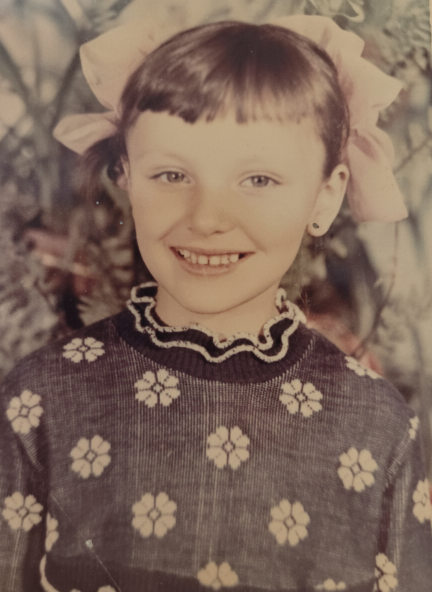
#> input picture benchmarks/image_edit_2026-04-26/gemini-2.5-flash-image/T1_extend.png, 864 x 1184 px, found by its file name (shown at 1/2 size)
$ python generate_strips.py ../../benchmarks/image_edit_2026-04-26/gemini-2.5-flash-image/T1_extend.png
#> lines starting #> are read from the running program, lines starting #| are printed output that depends on the picture
#> in main, img is the input picture: PIL image 864x1184 RGB; mean R, G, B 126.9, 104.3, 90.9
#!/usr/bin/env python3
"""Generate left/right edge strips from a portrait image for strip-based outpainting.

Usage:
    python generate_strips.py <filename>
"""
import os
import sys
from PIL import Image, ImageOps

SCRIPT_DIR = os.path.dirname(os.path.abspath(__file__))
ROOT_DIR = os.path.abspath(os.path.join(SCRIPT_DIR, "..", ".."))
SRC_DIR = ROOT_DIR
STRIPS_DIR = os.path.join(ROOT_DIR, "strips")

TARGET_W, TARGET_H = 4032, 3024
STRIP_WIDTH = 300
JPEG_QUALITY = 95

ROTATION_OVERRIDES = {
    "20260220_183711.jpg": 90,
}


def fit_image(img):
    iw, ih = img.size
#> iw = 864; ih = 1184
    scale = min(TARGET_W / iw, TARGET_H / ih)
#> scale = 2.55
    new_w, new_h = int(iw * scale), int(ih * scale)
#> new_w = 2206; new_h = 3024
    return img.resize((new_w, new_h), Image.LANCZOS)


def main():
    if len(sys.argv) < 2:
        print("Usage: python generate_strips.py <filename>")
        sys.exit(1)

    filename = sys.argv[1]
    filepath = os.path.join(SRC_DIR, filename)
    if not os.path.isfile(filepath):
        print(f"File not found: {filepath}")
        sys.exit(1)

    os.makedirs(STRIPS_DIR, exist_ok=True)

    img = Image.open(filepath)
    img = ImageOps.exif_transpose(img)
    if filename in ROTATION_OVERRIDES:
        img = img.rotate(ROTATION_OVERRIDES[filename], expand=True)
    if img.mode != 'RGB':
        img = img.convert('RGB')

    fitted = fit_image(img)
    fw, fh = fitted.size
#> fw = 2206; fh = 3024
    gap = (TARGET_W - fw) // 2
#> gap = 913

    print(f"Original: {img.size} -> Fitted: {fw}x{fh}")
#| Original: (864, 1184) -> Fitted: 2206x3024
    print(f"Gap per side: {gap}px")
#| Gap per side: 913px
    print(f"Strip width: {STRIP_WIDTH}px")

    base = os.path.splitext(filename)[0]

    left_strip = fitted.crop((0, 0, STRIP_WIDTH, fh))
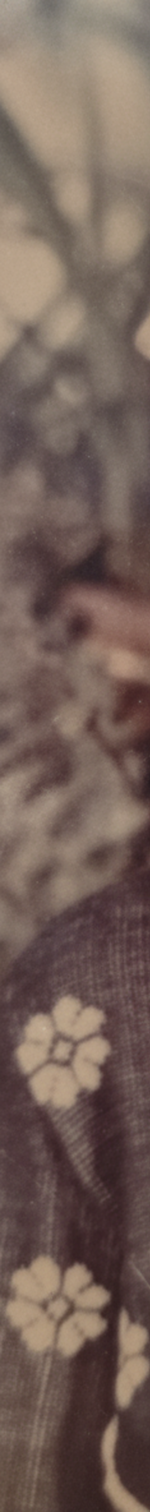
#> left_strip: PIL image 300x3024 RGB (shown at 1/2 size); mean R, G, B 116.4, 96.9, 88.7
    left_path = os.path.join(STRIPS_DIR, f"{base}_left.jpg")
    left_strip.save(left_path, "JPEG", quality=JPEG_QUALITY)
    print(f"Left strip:  {left_strip.size} -> {left_path}")
#| Left strip:  (300, 3024) -> strips/../../benchmarks/image_edit_2026-04-26/gemini-2.5-flash-image/T1_extend_left.jpg

    right_strip = fitted.crop((fw - STRIP_WIDTH, 0, fw, fh))
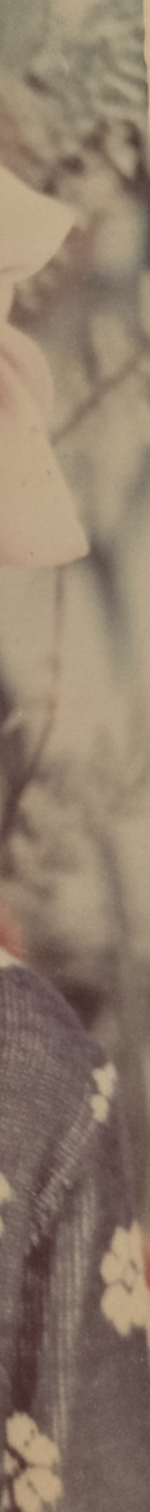
#> right_strip: PIL image 300x3024 RGB (shown at 1/2 size); mean R, G, B 142.3, 124.4, 107.1
    right_path = os.path.join(STRIPS_DIR, f"{base}_right.jpg")
    right_strip.save(right_path, "JPEG", quality=JPEG_QUALITY)
    print(f"Right strip: {right_strip.size} -> {right_path}")
#| Right strip: (300, 3024) -> strips/../../benchmarks/image_edit_2026-04-26/gemini-2.5-flash-image/T1_extend_right.jpg


if __name__ == "__main__":
    main()

$ run again, on benchmarks/image_edit_2026-04-26/gemini-2.5-flash-image/T4_add_item.png
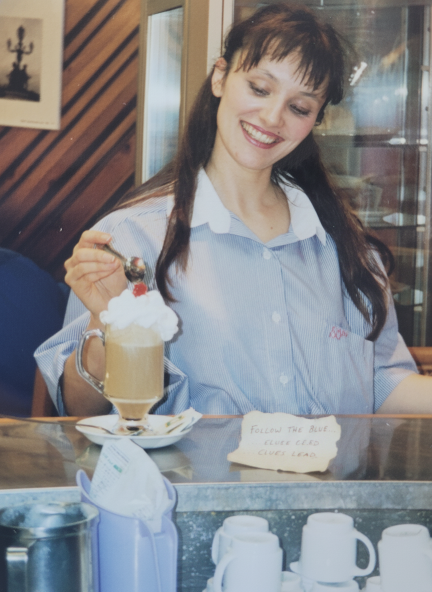
#> input picture benchmarks/image_edit_2026-04-26/gemini-2.5-flash-image/T4_add_item.png, 864 x 1184 px, found by its file name (shown at 1/2 size)
#> in main, img is the input picture: PIL image 864x1184 RGB; mean R, G, B 134.4, 134.2, 136.4
#| Original: (864, 1184) -> Fitted: 2206x3024
#| Gap per side: 913px
#> in main, `left_strip = fitted.crop((0, 0, STRIP_WIDTH, fh))`:
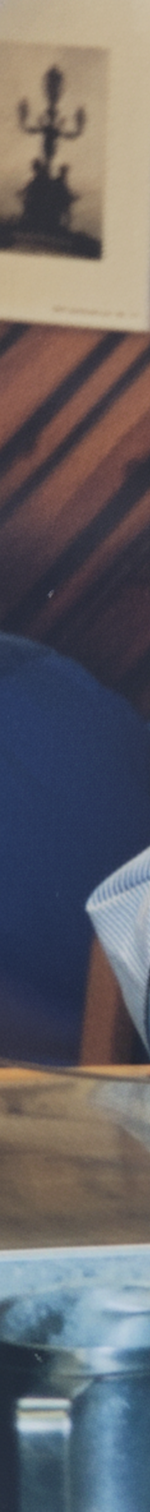
#> left_strip: PIL image 300x3024 RGB (shown at 1/2 size); mean R, G, B 101.9, 99.5, 103.3
#| Left strip:  (300, 3024) -> strips/../../benchmarks/image_edit_2026-04-26/gemini-2.5-flash-image/T4_add_item_left.jpg
#> in main, `right_strip = fitted.crop((fw - STRIP_WIDTH, 0, fw, fh))`:
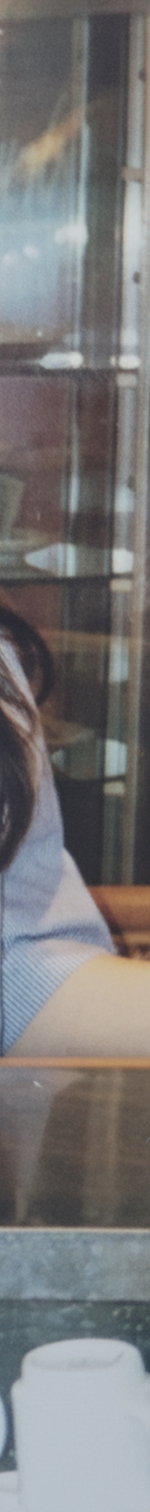
#> right_strip: PIL image 300x3024 RGB (shown at 1/2 size); mean R, G, B 120.6, 119.7, 120.1
#| Right strip: (300, 3024) -> strips/../../benchmarks/image_edit_2026-04-26/gemini-2.5-flash-image/T4_add_item_right.jpg
